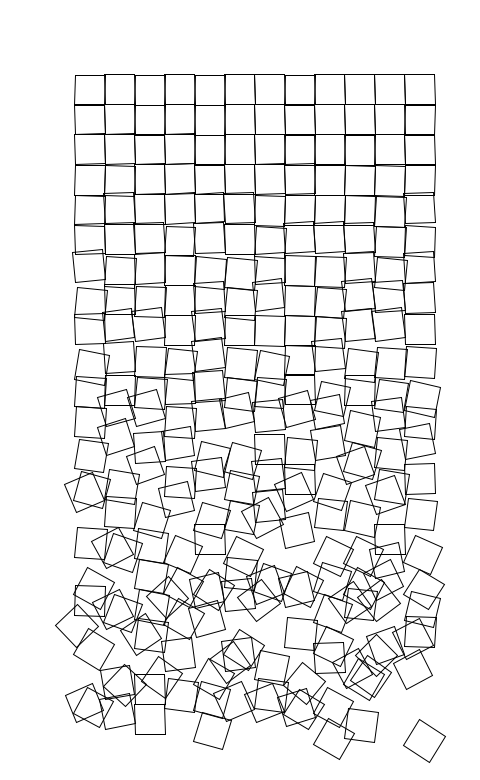
Frame 1 (no input)
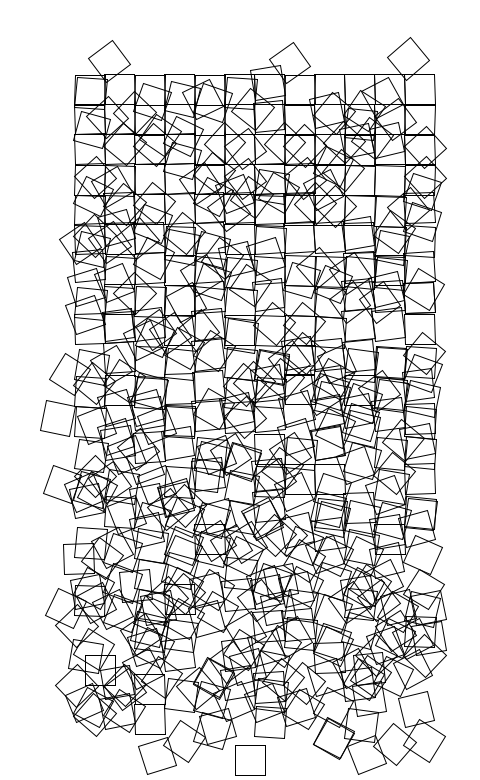
Frame 2 (the mouse pressed at the canvas centre, redrawn once)

The Processing sketch that drew these frames (run headless with seeded random() and noise(); the mouse was pressed at the canvas centre and the sketch redrawn once):

// Processing sketch: schotter
// ── schotter.pde
int columns = 12;       
int rows = 22;          
int sqrsize=30;  

float rndStep=.22;      // Rotation Increment in degrees 
float randsum=0;        // Cumulative rotation value 
int padding=2*sqrsize;  // margin area
float randval;          // random value for translation and rotation
float dampen=0.45;      // soften random effect for translation
 
void setup() { 
  size(480,780); 
  background(255);   
  stroke(0);        
  smooth();          
  noFill();  
  
  //rectMode(CENTER);  // use x,y value as the center of the square
  noLoop();  
} 
 
void draw() {
  //background(255);   
  for (int y=1; y <= rows; y++){
    randsum += (y*rndStep);  // Increment the random value
    for (int x=1; x <= columns; x++) {
      pushMatrix();
      randval = random(-randsum,randsum);
      translate( padding + (x * sqrsize) - (.5*sqrsize) + (randval*dampen),
         padding + (y * sqrsize) - (.5*sqrsize) + (randval*dampen));
      rotate(radians(randval));
      rect(0,0,sqrsize,sqrsize);
      popMatrix();
    } 
  } 
}
